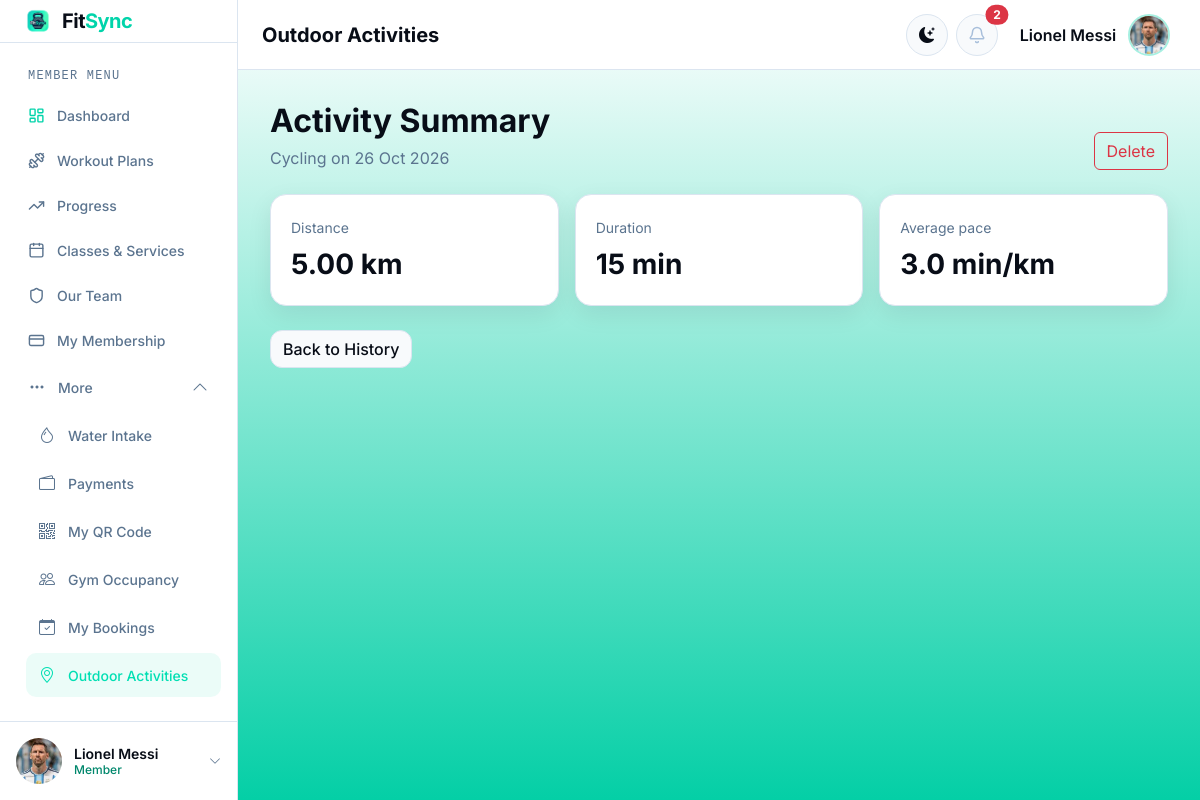
Page /activities/2/ (signed in) on the committed database.
### gym/models.py (models this page shows, shortened)
class User(AbstractUser):
    class Role(models.TextChoices):
        MEMBER = ("MEMBER", "Member")
        STAFF = ("STAFF", "Staff")
        COACH = ("COACH", "Coach")
        ADMIN = ("ADMIN", "Admin")
    email = models.EmailField(unique=True)
    role = models.CharField(max_length=20, choices=Role.choices, default=Role.MEMBER)
    class Meta:
        db_table = "accounts_user"

class MemberProfile(models.Model):
    user = models.OneToOneField(
        settings.AUTH_USER_MODEL,
        on_delete=models.CASCADE,
        related_name="member_profile",
    )
    profile_picture = models.ImageField(
        upload_to="profile_pics/", blank=True, null=True
    )
    avatar_static_path = models.CharField(max_length=255, blank=True)
    @property
    def avatar_url(self):
        from django.templatetags.static import static
        if self.profile_picture:
            return self.profile_picture.url
        return static(self.avatar_static_path) if self.avatar_static_path else ""
    phone = models.CharField(max_length=30, blank=True)
    date_of_birth = models.DateField(blank=True, null=True)
    emergency_contact = models.CharField(max_length=100, blank=True)
    age = models.PositiveSmallIntegerField(blank=True, null=True)
    height_cm = models.PositiveIntegerField(blank=True, null=True)
    current_weight_kg = models.DecimalField(
        max_digits=5, decimal_places=2, blank=True, null=True
    )
    target_weight_kg = models.DecimalField(
        max_digits=5, decimal_places=2, blank=True, null=True
    )
    fitness_goal = models.CharField(max_length=200, blank=True)
    medical_notes = models.TextField(blank=True)
    class Meta:
        db_table = "accounts_memberprofile"

class OutdoorActivity(models.Model):
    ACTIVITY_CHOICES = [
        ("walking", "Walking"),
        ("running", "Running"),
        ("cycling", "Cycling"),
    ]
    member = models.ForeignKey(
        settings.AUTH_USER_MODEL,
        on_delete=models.CASCADE,
        related_name="outdoor_activities",
    )
    activity_type = models.CharField(max_length=20, choices=ACTIVITY_CHOICES)
    date = models.DateField()
    distance_km = models.DecimalField(max_digits=6, decimal_places=2)
    duration_minutes = models.PositiveIntegerField()
    class Meta:
        ordering = ["-date"]
        db_table = "activities_outdooractivity"

### gym/views.py (the view)
# urls.py: path("<int:pk>/", views.activity_detail, name="activity_detail"),
@member_required
def activity_detail(request, pk):
    activity = get_object_or_404(OutdoorActivity, pk=pk, member=request.user)
    pace = None
    if activity.distance_km and activity.duration_minutes:
        pace = round(activity.duration_minutes / float(activity.distance_km), 2)
    return render(
        request,
        "member/outdoor_activity_detail.html",
        {"activity": activity, "pace": pace, "active_sidebar": "activities"},
    )

### gym/context_processors.py (called while the page is built)
def notification_menu(request):
    if not request.user.is_authenticated:
        return {}
    unread = Notification.objects.filter(recipient=request.user, is_read=False)
    today = timezone.localdate()
    notices = Notice.objects.filter(is_active=True, publish_date__lte=today).filter(
        expires_on__isnull=True
    ) | Notice.objects.filter(
        is_active=True, publish_date__lte=today, expires_on__gte=today
    )
    return {
        "notification_menu_items": unread[:5],
        "unread_notification_count": unread.count(),
        "active_gym_notices": notices.distinct()[:3],
    }

### gym/permissions.py (called while the page is built)
def role_required(*allowed_roles):
    def decorator(view_function):
        @wraps(view_function)
        @login_required
        def wrapped_view(request, *args, **kwargs):
            if not request.user.is_active:
                logout(request)
                messages.error(request, "Your account is inactive.")
                return redirect("accounts:login")
            if request.user.is_superuser or request.user.role in allowed_roles:
                return view_function(request, *args, **kwargs)
            return render(request, "shared/access_denied.html", status=403)
        return wrapped_view
    return decorator

### templates/member/outdoor_activity_detail.html (shortened to what this page needs)
{% extends "layouts/member_base.html" %}
{% block dashboard_heading %}Outdoor Activities{% endblock %}
{% block dashboard_content %}
<div class="d-flex flex-wrap justify-content-between align-items-end gap-3 mb-4"><div class="page-heading mb-0"><h1>Activity Summary</h1><p>{{ activity.get_activity_type_display }} on {{ activity.date|date:"d M Y" }}</p></div><a class="btn btn-outline-danger" href="{% url 'activities:delete_activity' activity.id %}">Delete</a></div>
<div class="row g-3"><div class="col-md-4"><div class="summary-card"><span class="summary-label">Distance</span><p class="summary-value">{{ activity.distance_km }} km</p></div></div><div class="col-md-4"><div class="summary-card"><span class="summary-label">Duration</span><p class="summary-value">{{ activity.duration_minutes }} min</p></div></div><div class="col-md-4"><div class="summary-card"><span class="summary-label">Average pace</span><p class="summary-value">{% if pace %}{{ pace }} min/km{% else %}-{% endif %}</p></div></div></div>
<a class="btn btn-secondary-fitsync mt-4" href="{% url 'activities:activity_list' %}">Back to History</a>
{% endblock %}

### templates/includes/sidebar_user.html (shortened to what this page needs)
{% load static %}
<link rel="stylesheet" href="{% static 'css/sidebar-user.css' %}?v=1">
{% with user=request.user %}
<div class="sidebar-user dropup">
    <button
        id="sidebarUserToggle"
        class="sidebar-user-toggle"
        type="button"
        data-bs-toggle="dropdown"
        data-bs-display="static"
        aria-expanded="false"
        aria-label="Open account menu"
    >
        {% if user.member_profile.avatar_url %}
            <img src="{{ user.member_profile.avatar_url }}" alt="" class="sidebar-user-avatar">
        {% elif user.coach_profile.photo_url %}
            <img src="{{ user.coach_profile.photo_url }}" alt="" class="sidebar-user-avatar">
        {% else %}
            <span class="sidebar-user-avatar sidebar-user-initials" aria-hidden="true">
                {% if user.first_name or user.last_name %}{{ user.first_name|slice:":1"|upper }}{{ user.last_name|slice:":1"|upper }}{% else %}{{ user.username|slice:":1"|upper }}{% endif %}
            </span>
        {% endif %}
        <span class="sidebar-user-text">
            <span class="sidebar-user-name">{{ user.get_full_name|default:user.username }}</span>
            <span class="sidebar-user-role">{{ user.get_role_display }}</span>
        </span>
        <i class="bi bi-chevron-up sidebar-user-chevron" aria-hidden="true"></i>
    </button>
</div>
{% endwith %}

### templates/includes/dashboard_topbar_actions.html (shortened to what this page needs)
{% load static %}
<div class="dashboard-topbar-actions d-flex align-items-center gap-2">
    <button class="btn theme-toggle" type="button" data-theme-toggle aria-label="Switch to dark mode" title="Switch theme">
        <i class="bi bi-moon-stars" data-theme-icon aria-hidden="true"></i>
    </button>
    <div class="dropdown">
        <button class="btn notification-toggle position-relative" type="button" data-bs-toggle="dropdown" aria-expanded="false" aria-label="Notifications">
            {% if request.user.role == "MEMBER" %}
                <img src="{% static 'img/member-dashboard/bell.svg' %}" alt="">
            {% else %}
                <i class="bi bi-bell" aria-hidden="true"></i>
            {% endif %}
            {% if unread_notification_count %}<span class="position-absolute top-0 start-100 translate-middle badge rounded-pill text-bg-danger">{{ unread_notification_count }}</span>{% endif %}
        </button>
    </div>
    <div class="dropdown">
        <button class="navbar-account-toggle dashboard-account-toggle" type="button" data-bs-toggle="dropdown" aria-expanded="false">
            <span class="navbar-account-name">{{ request.user.get_full_name|default:request.user.username }}</span>
            {% if request.user.member_profile.avatar_url %}
                <img class="navbar-account-avatar" src="{{ request.user.member_profile.avatar_url }}" alt="">
            {% elif request.user.coach_profile.photo_url %}
                <img class="navbar-account-avatar" src="{{ request.user.coach_profile.photo_url }}" alt="">
            {% else %}
                <span class="navbar-account-avatar navbar-account-initials" aria-hidden="true">
                    {% if request.user.first_name or request.user.last_name %}{{ request.user.first_name|slice:":1"|upper }}{{ request.user.last_name|slice:":1"|upper }}{% else %}{{ request.user.username|slice:":1"|upper }}{% endif %}
                </span>
            {% endif %}
        </button>
    </div>
</div>

### static/css/base.css (style rules this page uses)
:root { --bg-color: #f4f7fb; --surface-color: #ffffff; --surface-soft: #f8fafc; --text-color: #080d17; --muted-color: #5b748f; --border-color: #dbe5f0; --primary-color: #00d4aa; --primary-strong: #00ad8a; --danger-color: #dc3545; --navbar-color: #ffffff; --sidebar-color: #07152d; --footer-color: #ffffff; --shadow-color: rgba(8, 13, 23, 0.08); --radius-sm: 10px; --radius-md: 12px; --radius-lg: 16px; --sidebar-width: 238px; --topbar-height: 70px; }
html[data-theme="light"] { color-scheme: light; --bg-color: #f4f7fb; --surface-color: #ffffff; --text-color: #080d17; --muted-color: #5b748f; --border-color: #dbe5f0; --navbar-color: #ffffff; --sidebar-color: #ffffff; --footer-color: #ffffff; --shadow-color: rgba(8, 13, 23, 0.08); --page-gradient: linear-gradient(to bottom, #ffffff, #04cfa6); --member-sidebar-background: #ffffff; --member-sidebar-border: #dbe5f0; --member-sidebar-text: #080d17; --member-sidebar-muted: #5b748f; --member-sidebar-accent: #00876c; }
*, *::before, *::after { box-sizing: border-box; }
html, body { min-height: 100%; }
body { min-height: 100vh; margin: 0; background: var(--page-gradient); color: var(--text-color); font-family: "Inter", system-ui, -apple-system, BlinkMacSystemFont, "Segoe UI", sans-serif; transition: background-color 160ms ease, color 160ms ease; }
h1, h2, h3, h4, h5, h6, .fitsync-brand { font-family: "Inter", sans-serif; }
a { color: inherit; }
.navbar-account-toggle { display: inline-flex; min-height: 46px; align-items: center; gap: 0.75rem; padding: 0.25rem 0.3rem 0.25rem 0.8rem; color: var(--text-color); background: transparent; border: 1px solid transparent; border-radius: 999px; }
.navbar-account-name { max-width: 150px; overflow: hidden; font-weight: 600; white-space: nowrap; text-overflow: ellipsis; }
.navbar-account-avatar { width: 42px; height: 42px; flex: 0 0 42px; border: 2px solid rgba(0, 212, 170, 0.35); border-radius: 50%; object-fit: cover; object-position: center top; }
.theme-toggle, .notification-toggle, .sidebar-toggle { display: inline-grid; width: 42px; height: 42px; place-items: center; padding: 0; color: var(--text-color); background: var(--surface-soft); border: 1px solid var(--border-color); border-radius: 50%; }
.member-dashboard-sidebar .sidebar-user { padding: 8px; border-color: var(--member-sidebar-border); }
.member-dashboard-sidebar .sidebar-user-avatar { width: 46px; height: 46px; flex-basis: 46px; border-radius: 50%; }
.member-dashboard-sidebar .sidebar-user-name { color: var(--member-sidebar-text) !important; }
.member-dashboard-sidebar .sidebar-user-role { color: var(--member-sidebar-accent); }
.member-dashboard-sidebar .sidebar-user-chevron { color: var(--member-sidebar-muted); }
.btn-secondary-fitsync { color: var(--text-color); background: var(--surface-soft); border: 1px solid var(--border-color); border-radius: var(--radius-md); font-weight: 500; }
.card, .summary-card, .empty-state, .confirmation-state, .error-state { color: var(--text-color); background: var(--surface-color); border: 1px solid var(--border-color); border-radius: var(--radius-lg); box-shadow: 0 8px 24px var(--shadow-color); }
.summary-card { padding: 1.25rem; }
.summary-card .summary-label { color: var(--muted-color); font-size: 0.875rem; }
.summary-card .summary-value { margin: 0.25rem 0 0; font-family: "Inter", sans-serif; font-size: 1.75rem; font-weight: 700; }
.dashboard-topbar-actions { min-width: 0; }
.dashboard-account-toggle { min-height: 48px; }
.page-heading { margin-bottom: 1.5rem; }
.page-heading h1 { margin-bottom: 0.35rem; font-size: 2rem; font-weight: 700; }
.page-heading p { margin: 0; color: var(--muted-color); }
body.dashboard-body { height: 100vh; min-height: 100vh; overflow: hidden; }

### rows in the picture
User: member_profile.avatar_url (picture), get_full_name "Lionel Messi", role "Member", user.get_full_name "Lionel Messi", user.member_profile.avatar_url (picture)
OutdoorActivity: activity_type "Cycling", date "26 Oct 2026", distance_km "5.00", duration_minutes "15"

### other values in the picture
{{ unread_notification_count }} "2"
{{ pace }} "3.0"
